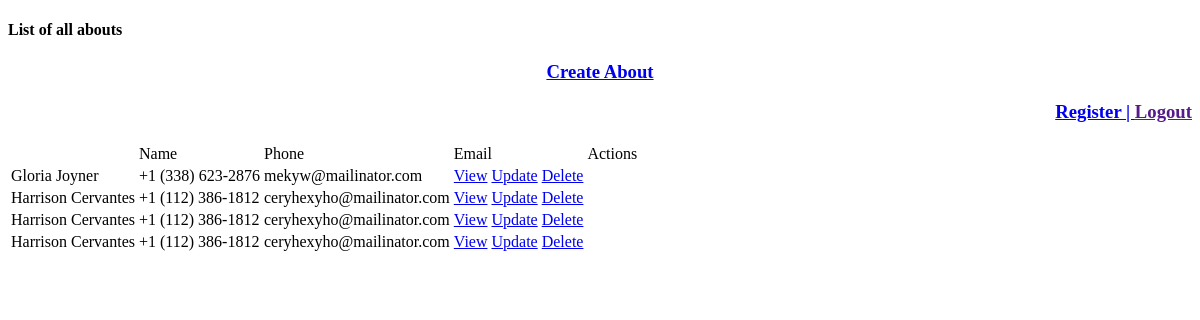
The page /list/ on the database as committed earlier.
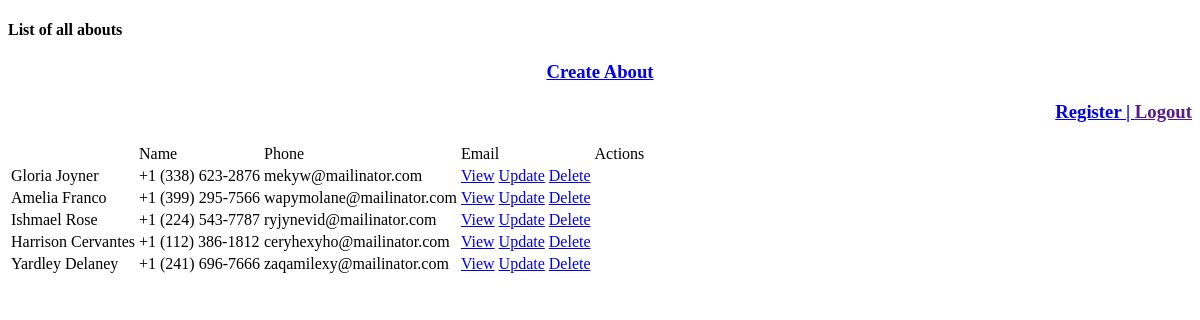
The same page on the database as committed later.
### my_app/models.py (models this page shows, shortened)
class About(models.Model):
    name = models.CharField(max_length=255)
    phone = models.CharField(max_length=20, blank=True)
    email = models.EmailField(null=True)
    """ Stingify the fields name """

### my_app/views.py (the view)
# urls.py: path('list/', views.list, name="list_abouts"), # list all items
def list(request):
    abouts = About.objects.all()
    context = { 'abouts': abouts } # Map each about to a key, as a key-value pair dictionary
    return render(request, 'my_app/list_abouts.html', context)

### templates/my_app/list_abouts.html (shortened to what this page needs)
<!DOCTYPE html>
<html lang="en">
<head>
</head>
<body>
    <h4>List of all abouts</h4>
    <h3 style="text-align: center;">
        <a href="{% url 'my_app:create_about' %}">
            Create About
        </a>
    </h3>
    <h3 style="text-align: right;">
        <a href="{% url 'accounts:register' %}">
            Register |
        </a>
        <a href="">
            Logout
        </a>
    </h3>
    <table>
        <thead>
            <th>
                <td>Name</td>
                <td>Phone</td>
                <td>Email</td>
                <td>Actions</td>
            </th>
        </thead>
        <tbody>
            {% for about in abouts %}
            <tr>
                <td>{{ about.name }}</td>
                <td>{{ about.phone }}</td>
                <td>{{ about.email }}</td>
                <td>
                    <a href="{% url 'my_app:about_details' about.id %}" class="btn">View</a>
                    <a href="{% url 'my_app:update_about' about.id %}" class="btn">Update</a>
                    <a href="{% url 'my_app:delete_about' about.id %}" class="btn">Delete</a>
                </td>
            </tr>
            {% endfor %}
        </tbody>
    </table>
</body>
</html>

Rows that differ between the two databases and show on the page:
changed About: name "Harrison Cervantes" → "Amelia Franco"; phone "+1 (112) 386-1812" → "+1 (399) 295-7566"; email "ceryhexyho@mailinator.com" → "wapymolane@mailinator.com"
changed About: name "Harrison Cervantes" → "Ishmael Rose"; phone "+1 (112) 386-1812" → "+1 (224) 543-7787"; email "ceryhexyho@mailinator.com" → "ryjynevid@mailinator.com"
added About: name "Yardley Delaney", phone "+1 (241) 696-7666", email "zaqamilexy@mailinator.com"
